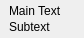
<?xml version="1.0" encoding="UTF-8"?>
<ui version="4.0">
 <class>StyledButton</class>
 <widget class="QWidget" name="StyledButton">
  <property name="geometry">
   <rect>
    <x>0</x>
    <y>0</y>
    <width>84</width>
    <height>36</height>
   </rect>
  </property>
  <property name="windowTitle">
   <string>Form</string>
  </property>
  <layout class="QHBoxLayout" name="horizontalLayout_2">
   <property name="spacing">
    <number>0</number>
   </property>
   <property name="margin">
    <number>0</number>
   </property>
   <item>
    <widget class="QWidget" name="buttonBackground" native="true">
     <layout class="QHBoxLayout" name="horizontalLayout">
      <property name="spacing">
       <number>0</number>
      </property>
      <property name="margin">
       <number>2</number>
      </property>
      <item>
       <widget class="QLabel" name="arrowIcon">
        <property name="sizePolicy">
         <sizepolicy hsizetype="Minimum" vsizetype="Minimum">
          <horstretch>0</horstretch>
          <verstretch>0</verstretch>
         </sizepolicy>
        </property>
        <property name="text">
         <string/>
        </property>
        <property name="pixmap">
         <pixmap resource="icons.qrc">:/icons/bullet_arrow_right.png</pixmap>
        </property>
       </widget>
      </item>
      <item>
       <layout class="QVBoxLayout" name="verticalLayout">
        <property name="spacing">
         <number>2</number>
        </property>
        <property name="leftMargin">
         <number>0</number>
        </property>
        <property name="topMargin">
         <number>2</number>
        </property>
        <property name="rightMargin">
         <number>0</number>
        </property>
        <property name="bottomMargin">
         <number>2</number>
        </property>
        <item>
         <widget class="QLabel" name="mainTextLabel">
          <property name="sizePolicy">
           <sizepolicy hsizetype="Preferred" vsizetype="Minimum">
            <horstretch>0</horstretch>
            <verstretch>0</verstretch>
           </sizepolicy>
          </property>
          <property name="text">
           <string>Main Text</string>
          </property>
         </widget>
        </item>
        <item>
         <widget class="QLabel" name="subtextLabel">
          <property name="sizePolicy">
           <sizepolicy hsizetype="Preferred" vsizetype="Minimum">
            <horstretch>0</horstretch>
            <verstretch>0</verstretch>
           </sizepolicy>
          </property>
          <property name="text">
           <string>Subtext</string>
          </property>
         </widget>
        </item>
       </layout>
      </item>
      <item>
       <spacer name="horizontalSpacer">
        <property name="orientation">
         <enum>Qt::Horizontal</enum>
        </property>
        <property name="sizeHint" stdset="0">
         <size>
          <width>40</width>
          <height>20</height>
         </size>
        </property>
       </spacer>
      </item>
     </layout>
    </widget>
   </item>
  </layout>
 </widget>
 <resources>
  <include location="icons.qrc"/>
 </resources>
 <connections/>
</ui>
